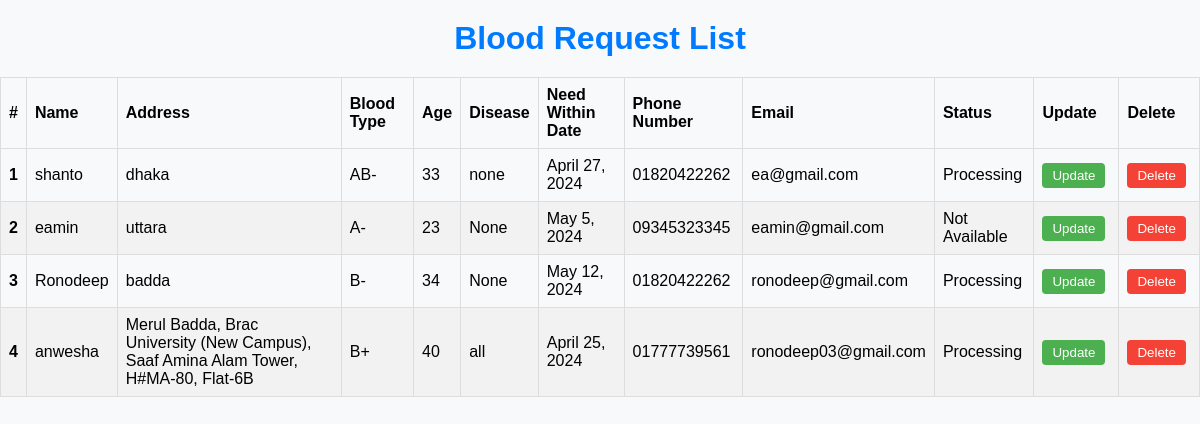
Before: /blood_requests/ with the older database file.
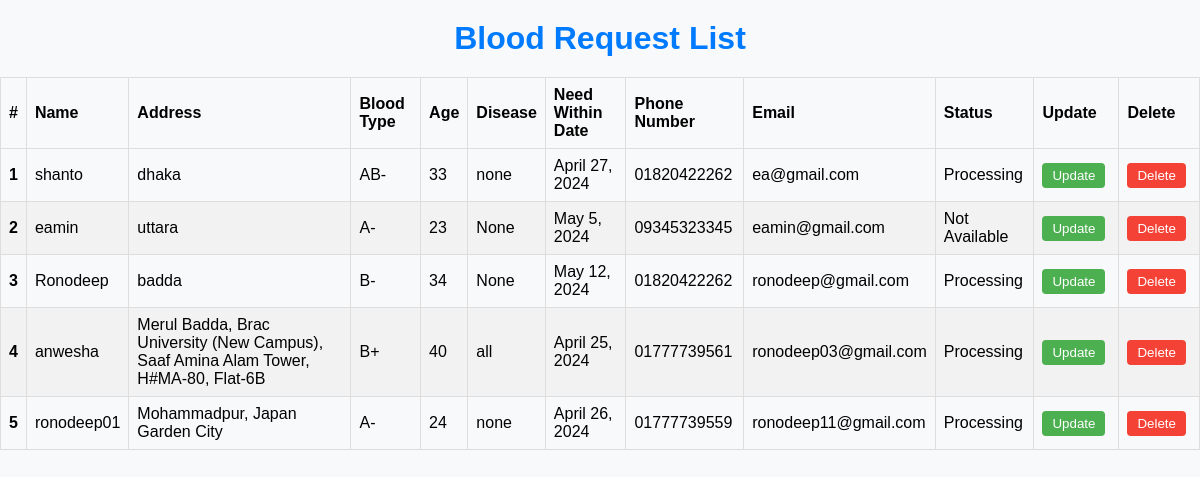
After: the same page with the newer database file.
### APPUniflow/models.py (models this page shows, shortened)
class BloodRequest(models.Model):
    STATUS_CHOICES = [
        ('Processing', 'Processing'),
        ('Given', 'Given'),
        ('Not Available', 'Not Available'),
    ]
    BLOOD_TYPE_CHOICES = [
        ('A+', 'A+'),
        ('A-', 'A-'),
        ('B+', 'B+'),
        ('B-', 'B-'),
        ('AB+', 'AB+'),
        ('AB-', 'AB-'),
        ('O+', 'O+'),
        ('O-', 'O-'),
    ]
    name = models.CharField(max_length=100 , blank=True, null=True)
    address = models.CharField(max_length=200,blank=True, null=True)
    blood_type = models.CharField(max_length=3, choices=BLOOD_TYPE_CHOICES,blank=True, null=True)
    age = models.PositiveIntegerField()
    disease = models.CharField(max_length=200, blank=True,null=True)
    need_within_date = models.DateField()
    phone_number = models.CharField(max_length=11)
    email = models.EmailField()
    status = models.CharField(max_length=20, choices=STATUS_CHOICES,default='Processing')

### APPUniflow/views.py (the view)
# urls.py: path('blood_requests/', views.blood_request_list, name='blood_request_list'),
def blood_request_list(request):
    requests = BloodRequest.objects.all()
    return render(request, 'blood_request_list.html', {'requests': requests})

### APPUniflow/templates/blood_request_list.html (shortened to what this page needs)
<!DOCTYPE html>
<html lang="en">
<head>
    <link rel="stylesheet" href="/static/css/blood_request_list.css">
</head>
<body>
    <h1>Blood Request List</h1>
    <table>
        <thead>
            <tr>
                <th>#</th>
                <th>Name</th>
                <th>Address</th>
                <th>Blood Type</th>
                <th>Age</th>
                <th>Disease</th>
                <th>Need Within Date</th>
                <th>Phone Number</th>
                <th>Email</th>
                <th>Status</th>
                <th>Update</th>
                <th>Delete</th>
            </tr>
        </thead>
        <tbody>
            {% for request in requests %}
            <tr class="{% cycle 'odd' 'even' %}">
                <td class="row-number">{{ forloop.counter }}</td>
                <td>{{ request.name }}</td>
                <td>{{ request.address }}</td>
                <td>{{ request.blood_type }}</td>
                <td>{{ request.age }}</td>
                <td>{{ request.disease }}</td>
                <td>{{ request.need_within_date }}</td>
                <td>{{ request.phone_number }}</td>
                <td>{{ request.email }}</td>
                <td>{{ request.status }}</td>
                <td>
                    <form method="post" action="{% url 'update_blood_request' request.pk %}">
                        <button type="submit" class="btn">Update</button>
                    </form>
                </td>
                <td>
                    <form method="post" action="{% url 'delete_blood_request' request.pk %}">
                        <button type="submit" class="btn btn-danger">Delete</button>
                    </form>
                </td>
            </tr>
            {% endfor %}
        </tbody>
    </table>
</body>
</html>

### static/css/blood_request_list.css (style rules this page uses)
body { font-family: Arial, sans-serif; margin: 0; padding: 0; background-color: #f8f9fa; }
h1 { color: #007bff; text-align: center; margin-top: 20px; margin-bottom: 20px; }
table { border-collapse: collapse; width: 100%; }
th, td { border: 1px solid #dddddd; text-align: left; padding: 8px; }
tr:nth-child(even) { background-color: #f2f2f2; }
.row-number { font-weight: bold; }
.btn { padding: 5px 10px; background-color: #4CAF50; color: white; border: none; border-radius: 4px; cursor: pointer; margin-right: 5px; }
.btn-danger { background-color: #f44336; }

Changed rows visible on the page:
added BloodRequest: name "ronodeep01", address "Mohammadpur, Japan Garden City", blood_type "A-", age "24", disease "none", need_within_date "April 26, 2024", phone_number "01777739559", email "ronodeep11@gmail.com", status "Processing"
